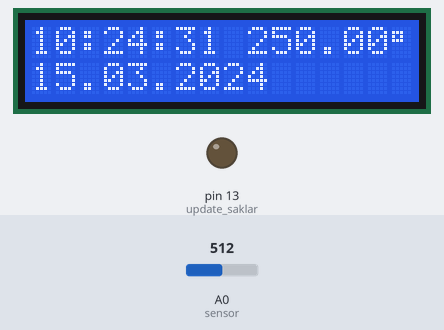
The sketch below on a simulated Arduino Uno, built with avr-gcc and run on an emulated ATmega328P. Parts: 16×2 character LCD, output pins drawn as LEDs (lit = HIGH). Inputs (shaded band) come from the test bench; at power-on: A0 (sensor) = 512. The local clock reads 2024-03-15 10:24:30 at power-on unless the sketch sets it.

Above: at 1.2 s.
1.3 s: A0 (sensor) set to 716
At 2.8 s:
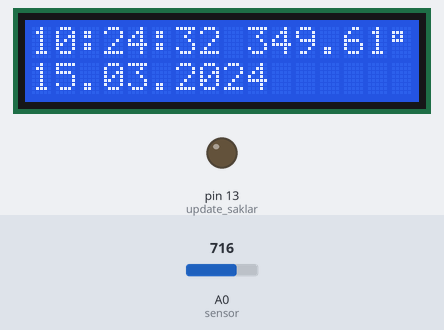
4.6 s: A0 (sensor) set to 900
At 5.9 s:
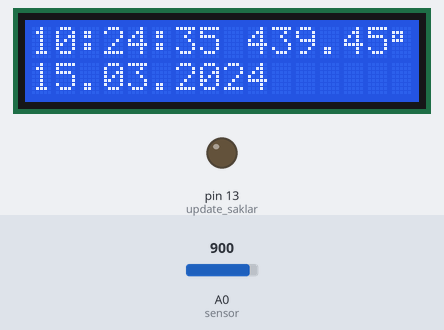
7.6 s: A0 (sensor) set to 1023
At 8.7 s:
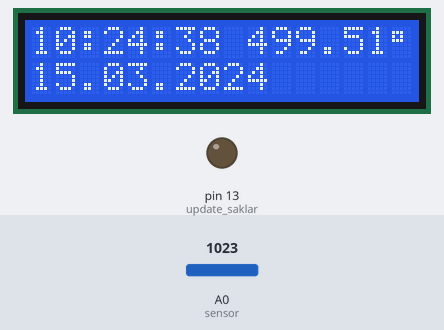
Timing chart, 0 to 10.6 s (numbered marks = the images above; inputs shaded):
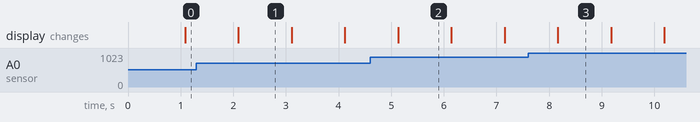

The sketch:

ds3231lm35.ino
```cpp
/*
* Arduino DS3231 Real Time Clock Module Tutorial
*
* Crated by Dejan Nedelkovski,
* www.HowToMechatronics.com
*
* DS3231 Library made by Henning Karlsen which can be found and downloaded from his website, www.rinkydinkelectronics.com.
*
*/
#include <DS3231.h>
#include <LiquidCrystal.h> // includes the LiquidCrystal Library
DS3231  rtc(SDA, SCL);
LiquidCrystal lcd(7, 6, 5, 4, 3, 2); // Creates an LC object. Parameters: (rs, enable, d4, d5, d6, d7)
byte degree[8] = {                                              // this is a code to write a single lcd character block
  0b00000,
  0b11100,
  0b10100,
  0b11100,
  0b00000,
  0b00000,
  0b00000,
};
float suhu = 0;
int nilai = 0;
int sensor = A0;
Time t; //update saklar

void setup() {
  pinMode(13, OUTPUT); //update saklar
  Serial.begin(115200); //update saklar
   rtc.begin(); // Initialize the rtc object

   // The following lines can be uncommented to set the date and time
   //rtc.setDOW(WEDNESDAY);     // Set Day-of-Week to SUNDAY
   //rtc.setTime(12, 0, 0);     // Set the time to 12:00:00 (24hr format)
   //rtc.setDate(1, 1, 2014);   // Set the date to January 1st, 2014
   lcd.begin(16,2); // Initializes the interface to the LCD screen, and specifies the dimensions (width and height) of the display }
   lcd.createChar(5, degree);
}
void loop() {
  t = rtc.getTime(); //update saklar
  //Serial.println(t.hour); //update saklar
   nilai = analogRead(sensor);
   suhu = (5.0 * nilai * 100.0)/1024.0;
   lcd.setCursor(0,0);
   lcd.print(rtc.getTimeStr());
   lcd.setCursor(9, 0);
   lcd.print(suhu);
   lcd.write(5);
   lcd.print("C  ");

   lcd.setCursor(0,1);
   lcd.print(rtc.getDateStr());

   //relay (jam 6 sore - jam 6 pagi lampu menyala)
  if ((t.hour >= 18 ) || (t.hour <=5)) {
    digitalWrite(13, HIGH);
  } else {
    digitalWrite(13, LOW);
  }

   delay(1000);

}
```

Measured:
- what the display in image 1 shows lasts 1.0 s, from 2.1 s to 3.1 s
